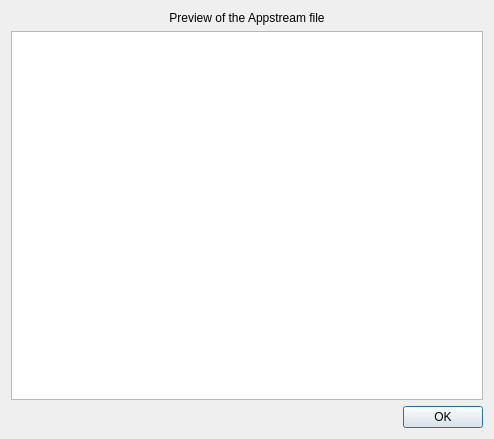
<?xml version="1.0" encoding="UTF-8"?>
<ui version="4.0">
 <class>ViewXMLWindow</class>
 <widget class="QDialog" name="ViewXMLWindow">
  <property name="geometry">
   <rect>
    <x>0</x>
    <y>0</y>
    <width>494</width>
    <height>439</height>
   </rect>
  </property>
  <property name="windowTitle">
   <string>View XML</string>
  </property>
  <layout class="QVBoxLayout" name="verticalLayout">
   <item>
    <widget class="QLabel" name="label">
     <property name="text">
      <string>Preview of the Appstream file</string>
     </property>
     <property name="alignment">
      <set>Qt::AlignCenter</set>
     </property>
    </widget>
   </item>
   <item>
    <widget class="QPlainTextEdit" name="preview_edit">
     <property name="lineWrapMode">
      <enum>QPlainTextEdit::NoWrap</enum>
     </property>
     <property name="readOnly">
      <bool>true</bool>
     </property>
     <property name="plainText">
      <string notr="true"/>
     </property>
    </widget>
   </item>
   <item>
    <widget class="QDialogButtonBox" name="buttonBox">
     <property name="orientation">
      <enum>Qt::Horizontal</enum>
     </property>
     <property name="standardButtons">
      <set>QDialogButtonBox::Ok</set>
     </property>
    </widget>
   </item>
  </layout>
 </widget>
 <resources/>
 <connections>
  <connection>
   <sender>buttonBox</sender>
   <signal>accepted()</signal>
   <receiver>ViewXMLWindow</receiver>
   <slot>accept()</slot>
   <hints>
    <hint type="sourcelabel">
     <x>248</x>
     <y>254</y>
    </hint>
    <hint type="destinationlabel">
     <x>157</x>
     <y>274</y>
    </hint>
   </hints>
  </connection>
  <connection>
   <sender>buttonBox</sender>
   <signal>rejected()</signal>
   <receiver>ViewXMLWindow</receiver>
   <slot>reject()</slot>
   <hints>
    <hint type="sourcelabel">
     <x>316</x>
     <y>260</y>
    </hint>
    <hint type="destinationlabel">
     <x>286</x>
     <y>274</y>
    </hint>
   </hints>
  </connection>
 </connections>
</ui>
